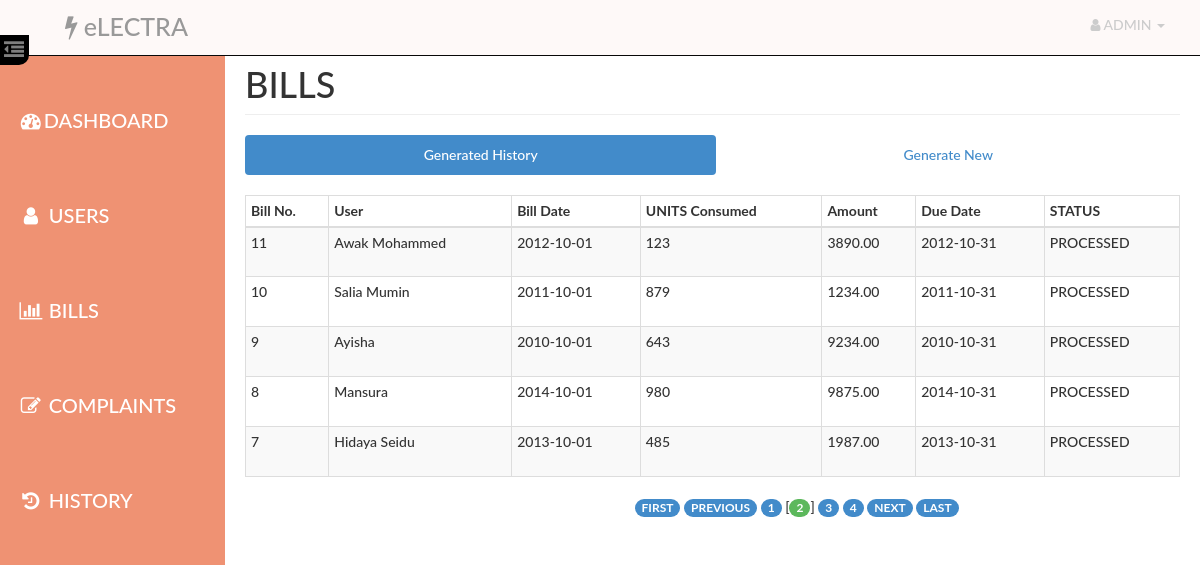
The page /admin/extra.php?currentpage=2 (signed in) on the database its author committed.
### tables this page shows
CREATE TABLE IF NOT EXISTS `bill` (
  `id` int(14) NOT NULL AUTO_INCREMENT,
  `aid` int(14) NOT NULL,
  `uid` int(14) NOT NULL,
  `units` int(10) NOT NULL,
  `amount` decimal(10,2) NOT NULL,
  `status` varchar(10) NOT NULL,
  `bdate` date NOT NULL,
  `ddate` date NOT NULL,
  PRIMARY KEY (`id`),
  KEY `aid` (`aid`),
  KEY `uid` (`uid`)
);

CREATE TABLE IF NOT EXISTS `user` (
  `id` int(14) NOT NULL AUTO_INCREMENT,
  `name` varchar(40) NOT NULL,
  `email` varchar(40) NOT NULL,
  `phone` int(14) NOT NULL,
  `pass` varchar(20) NOT NULL,
  `address` varchar(100) NOT NULL,
  PRIMARY KEY (`id`)
);

### admin/paging1.php (called while the page is built, shortened)
<?php
    $rowsperpage = 5;
    if (isset($_GET['currentpage']) && is_numeric($_GET['currentpage'])) {
       $currentpage = (int) $_GET['currentpage'];
    } else {
       $currentpage = 1;
    }
    $offset = ($currentpage - 1) * $rowsperpage;
 ?>

### Includes/admin.php (called while the page is built, shortened)
<?php
     require_once("db_connection_test.php");
    function retrieve_bills_generated($id,$offset, $rowsperpage) {
        global $con;
        $query  = "SELECT user.name AS user, bill.bdate AS bdate , bill.units AS units , bill.amount AS amount , bill.id as bid ";
        $query .= ", bill.ddate AS ddate, bill.status AS status ";
        $query .= " FROM user , bill ";
        $query .= " WHERE user.id=bill.uid AND aid={$id} ";
        $query .= " ORDER BY bill.id DESC ";
        $query .= "LIMIT {$offset}, {$rowsperpage} ";
        $result = mysqli_query($con,$query);
        return $result;
    }
 ?>

### admin/extra.php (the view, shortened to what this page needs)
<?php
    require_once('head_html.php');
    require_once('../Includes/session.php');
    require_once('../Includes/admin.php');
?>
<body>
    <div id="wrapper">
        <?php
            require_once("nav.php");
            require_once("sidebar.php");
        ?>
        <div id="page-content-wrapper">
            <div class="container-fluid">
                <div class="row">
                    <div class="col-lg-12">
                        <h1 class="page-header">
                            BILLS
                        </h1>
                        <ul class="nav nav-pills nav-justified">
                            <li class="active"><a href="#generated" data-toggle="pill">Generated History</a>
                            </li>
                            <li class=""><a href="#generate" data-toggle="pill">Generate New</a>
                            </li>
                        </ul>
                        <div class="tab-content">
                            <div class="tab-pane fade in active" id="generated">
                                <div class="table-responsive">
                                    <table class="table table-hover table-striped table-bordered table-condensed">
                                        <thead>
                                            <tr>
                                                <th>Bill No.</th>
                                                <th>User</th>
                                                <th>Bill Date</th>
                                                <th>UNITS Consumed</th>
                                                <th>Amount</th>
                                                <th>Due Date</th>
                                                <th>STATUS</th>
                                            </tr>
                                        </thead>
                                        <tbody>
                                        <?php
                                            include("paging1.php");
                                            $result = retrieve_bills_generated($_SESSION['aid'],$offset, $rowsperpage);
                                            while($row = mysqli_fetch_assoc($result)){
                                            ?>
                                                <tr>
                                                    <td><?php echo $row['bid']?></td>
                                                    <td height="50"><?php echo $row['user'] ?></td>
                                                    <td><?php echo $row['bdate'] ?></td>
                                                    <td><?php echo $row['units'] ?></td>
                                                    <td><?php echo $row['amount'] ?></td>
                                                    <td><?php echo $row['ddate'] ?></td>
                                                    <td><?php echo $row['status'] ?></td>
                                                </tr>
                                            <?php
                                            }
                                            ?>
                                        </tbody>
                                    </table>
                                    <?php include("paging2.php");  ?>
                                </div>
                            </div>
                        </div>
                    </div>
                </div>
            </div>
        </div>
    </div>
</body>
</html>

### assets/css/dash_admin.css (style rules this page uses)
html { height: 100%; }
body, html { width: 100%; height: 100%; }
body, h1, h2, h3, h4, h5, h6 { font-family: "Lato","Helvetica Neue",Helvetica,Arial,sans-serif; font-weight: 500; }
#wrapper { padding-left: 10px; padding-top: 5px; -webkit-transition: all 0.5s ease; -moz-transition: all 0.5s ease; -o-transition: all 0.5s ease; transition: all 0.5s ease; }
#page-content-wrapper { width: 100%; padding: 15px; min-height:100%; }
@media (min-width:768px) { #wrapper { padding-left: 225px; } }
@media (min-width:768px) { #page-content-wrapper { padding: 20px; } }
.table-responsive { padding-top: 20px; padding-bottom: 20px; }

### rows shown on the page
bill: id "11", uid.name "Awak Mohammed", bdate "2012-10-01", units "123", amount "3890.00", ddate "2012-10-31", status "PROCESSED"
bill: id "10", uid.name "Salia Mumin", bdate "2011-10-01", units "879", amount "1234.00", ddate "2011-10-31", status "PROCESSED"
bill: id "9", uid.name "Ayisha", bdate "2010-10-01", units "643", amount "9234.00", ddate "2010-10-31", status "PROCESSED"
bill: id "8", uid.name "Mansura", bdate "2014-10-01", units "980", amount "9875.00", ddate "2014-10-31", status "PROCESSED"
bill: id "7", uid.name "Hidaya Seidu", bdate "2013-10-01", units "485", amount "1987.00", ddate "2013-10-31", status "PROCESSED"
